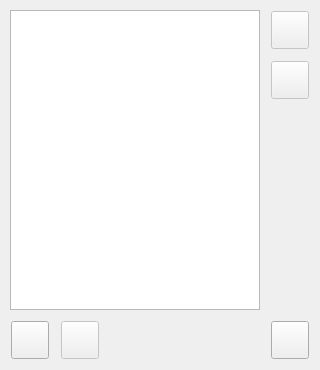
<?xml version="1.0" encoding="UTF-8"?>
<ui version="4.0">
 <class>MainWindow</class>
 <widget class="QMainWindow" name="MainWindow">
  <property name="geometry">
   <rect>
    <x>0</x>
    <y>0</y>
    <width>320</width>
    <height>370</height>
   </rect>
  </property>
  <property name="minimumSize">
   <size>
    <width>320</width>
    <height>370</height>
   </size>
  </property>
  <property name="maximumSize">
   <size>
    <width>320</width>
    <height>370</height>
   </size>
  </property>
  <property name="windowTitle">
   <string>QEMU Launcher</string>
  </property>
  <property name="windowIcon">
   <iconset>
    <normaloff>../images/favicon.png</normaloff>../images/favicon.png</iconset>
  </property>
  <widget class="QWidget" name="centralwidget">
   <widget class="QPushButton" name="newVM">
    <property name="geometry">
     <rect>
      <x>11</x>
      <y>321</y>
      <width>38</width>
      <height>38</height>
     </rect>
    </property>
    <property name="toolTip">
     <string>&lt;html&gt;&lt;head/&gt;&lt;body&gt;&lt;p&gt;New&lt;/p&gt;&lt;/body&gt;&lt;/html&gt;</string>
    </property>
    <property name="text">
     <string/>
    </property>
    <property name="icon">
     <iconset>
      <normaloff>../images/computer_add.png</normaloff>../images/computer_add.png</iconset>
    </property>
    <property name="iconSize">
     <size>
      <width>32</width>
      <height>32</height>
     </size>
    </property>
   </widget>
   <widget class="QPushButton" name="deleteVM">
    <property name="enabled">
     <bool>false</bool>
    </property>
    <property name="geometry">
     <rect>
      <x>61</x>
      <y>321</y>
      <width>38</width>
      <height>38</height>
     </rect>
    </property>
    <property name="toolTip">
     <string>&lt;html&gt;&lt;head/&gt;&lt;body&gt;&lt;p&gt;Delete&lt;/p&gt;&lt;/body&gt;&lt;/html&gt;</string>
    </property>
    <property name="text">
     <string/>
    </property>
    <property name="icon">
     <iconset>
      <normaloff>../images/computer_delete.png</normaloff>../images/computer_delete.png</iconset>
    </property>
    <property name="iconSize">
     <size>
      <width>32</width>
      <height>32</height>
     </size>
    </property>
   </widget>
   <widget class="QPushButton" name="quitApp">
    <property name="geometry">
     <rect>
      <x>271</x>
      <y>321</y>
      <width>38</width>
      <height>38</height>
     </rect>
    </property>
    <property name="toolTip">
     <string>&lt;html&gt;&lt;head/&gt;&lt;body&gt;&lt;p&gt;Quit&lt;/p&gt;&lt;/body&gt;&lt;/html&gt;</string>
    </property>
    <property name="text">
     <string/>
    </property>
    <property name="icon">
     <iconset>
      <normaloff>../images/door_in.png</normaloff>../images/door_in.png</iconset>
    </property>
    <property name="iconSize">
     <size>
      <width>32</width>
      <height>32</height>
     </size>
    </property>
   </widget>
   <widget class="QPushButton" name="loadVM">
    <property name="enabled">
     <bool>false</bool>
    </property>
    <property name="geometry">
     <rect>
      <x>271</x>
      <y>11</y>
      <width>38</width>
      <height>38</height>
     </rect>
    </property>
    <property name="toolTip">
     <string>&lt;html&gt;&lt;head/&gt;&lt;body&gt;&lt;p&gt;New&lt;/p&gt;&lt;/body&gt;&lt;/html&gt;</string>
    </property>
    <property name="text">
     <string/>
    </property>
    <property name="icon">
     <iconset>
      <normaloff>../images/control_play_blue.png</normaloff>../images/control_play_blue.png</iconset>
    </property>
    <property name="iconSize">
     <size>
      <width>32</width>
      <height>32</height>
     </size>
    </property>
   </widget>
   <widget class="QPushButton" name="configureVM">
    <property name="enabled">
     <bool>false</bool>
    </property>
    <property name="geometry">
     <rect>
      <x>271</x>
      <y>61</y>
      <width>38</width>
      <height>38</height>
     </rect>
    </property>
    <property name="toolTip">
     <string>&lt;html&gt;&lt;head/&gt;&lt;body&gt;&lt;p&gt;Configure&lt;/p&gt;&lt;/body&gt;&lt;/html&gt;</string>
    </property>
    <property name="text">
     <string/>
    </property>
    <property name="icon">
     <iconset>
      <normaloff>../images/setting_tools.png</normaloff>../images/setting_tools.png</iconset>
    </property>
    <property name="iconSize">
     <size>
      <width>32</width>
      <height>32</height>
     </size>
    </property>
   </widget>
   <widget class="QListWidget" name="listVM">
    <property name="geometry">
     <rect>
      <x>10</x>
      <y>10</y>
      <width>250</width>
      <height>300</height>
     </rect>
    </property>
   </widget>
  </widget>
 </widget>
 <resources/>
 <connections/>
</ui>
